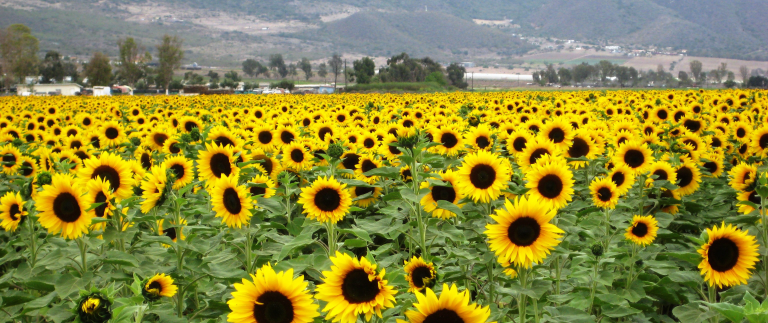
%> input picture MATLAB/images/sunflowers.png, 768 x 323 px
$ octave ImageDiffusion_CompareMeshLBO_e_t.m   (GNU Octave 9; MATLAB toolbox functions it lacks are replaced by stand-ins)
%> lines starting %> are read from the running program, lines starting %| are printed output that depends on the picture
### MATLAB/src/findFaceArea.m
% Andrew Rhodes
% ASEL 2017
% Find the area of the faces
%
% input[vertices]: size[mx3]
% input[faces]: size[nx3]
%
% output[FaceArea]: The area of the faces. Same size as input[faces].
%                   size[nx1]


function FaceArea = findFaceArea(vertices, faces)


% Ensure that vertices and faces are row major
[m,n] = size(vertices);
if m < n
    vertices = vertices';
end

[m,n] = size(faces);
if m < n
    faces = faces';
end


V1 = vertices(faces(:,1),:);
V2 = vertices(faces(:,2),:);
V3 = vertices(faces(:,3),:);

FaceArea = sqrt( sum(bsxfun(@cross, (V2-V1), (V3-V1)).^2, 2)) / 2;


end

### MATLAB/src/findMeshResolution.m
% Andrew Rhodes
% ASEL
% November 2015
% -----
% input[PointCloudIn]:
% input[Type]: string 'Scene' or 'Model'
% output[PointCloudIn]: With new field .Resolution

function PointCloudIn = findMeshResolution(PointCloudIn, Type)

if strcmp(Type, 'Model')
    Fields = fieldnames(PointCloudIn);

    if ~strcmp(Fields, 'Location')
        error('PointCloudIn must have a data field ''Location''')
    elseif ~strcmp(Fields, 'Face')
        error('PointCloudIn must have a data field ''Face''')
    end

    A(:,:,1) = PointCloudIn.Location(PointCloudIn.Face(:,1),:);

    for i = 1 : 3
        j = mod(i,3) + 1;
        A(:,:,i+1) = PointCloudIn.Location(PointCloudIn.Face(:,j),:);
    end

    EdgeLengths = reshape(squeeze(sqrt(sum(diff(A,1,3).^2,2))),[],1);

    % As defined by A.J. Spin Images
    PointCloudIn.Resolution = median(EdgeLengths);
elseif strcmp(Type, 'Scene')

    % Use interquantile range to detect outliers. Thanks for the idea A.J.
    EdgeLengths = sqrt(sum(diff(PointCloudIn.Location,1).^2,2));
    Qs = quantile(EdgeLengths, [0.25 0.5 0.75]); % Find quantiles
    % Find the median of edge lenghts that are not above the
    % 75% quantile + 3*(interquantile range)
    PointCloudIn.Resolution = median(EdgeLengths(EdgeLengths<= (Qs(3)+3*(Qs(3)-Qs(1))) ));
end
end

### MATLAB/src/findAdjacentNeighbors.m
% Andrew Rhodes
% ASEL 2017
% find the adjacent neighbors for each point
%
% input[PointCloudIn]: structure with parameters 'Location',
%                   'LocationCount', 'Face', 'FaceCount', 'Resolution'
%
% input[[Type]; string, 'connectivity', 'distance'
%
% output[Neighbors]: cell size[nx1]


function [Neighbors, NeighborFaces, PointCloudIn] = findAdjacentNeighbors(PointCloudIn)

if ~isfield(PointCloudIn, 'Location')
    erorr('PointCloudIn must contain field ''Location''')
end

if ~isfield(PointCloudIn, 'Face')
    erorr('PointCloudIn must contain field ''Face''')
end

if ~isfield(PointCloudIn, 'LocationCount')
    warning('Adding field ''LocationCount'' to PointCloudIn')
    PointCloudIn.LocationCount = length(PointCloudIn.Location);
end

if ~isfield(PointCloudIn, 'FaceCount')
    warning('Adding field ''FaceCount'' to PointCloudIn')
    PointCloudIn.FaceCount = length(PointCloudIn.Face);
end


Neighbors.Connect = cell(PointCloudIn.LocationCount,1);
NeighborFaces.Connect = cell(PointCloudIn.LocationCount,1);


for i = 1 : PointCloudIn.FaceCount
    Neighbors.Connect{PointCloudIn.Face(i,1)} = [Neighbors.Connect{PointCloudIn.Face(i,1)} [PointCloudIn.Face(i,2) PointCloudIn.Face(i,3)]];
    Neighbors.Connect{PointCloudIn.Face(i,2)} = [Neighbors.Connect{PointCloudIn.Face(i,2)} [PointCloudIn.Face(i,3) PointCloudIn.Face(i,1)]];
    Neighbors.Connect{PointCloudIn.Face(i,3)} = [Neighbors.Connect{PointCloudIn.Face(i,3)} [PointCloudIn.Face(i,1) PointCloudIn.Face(i,2)]];

    NeighborFaces.Connect{PointCloudIn.Face(i,1)} = [NeighborFaces.Connect{PointCloudIn.Face(i,1)}, i];
    NeighborFaces.Connect{PointCloudIn.Face(i,2)} = [NeighborFaces.Connect{PointCloudIn.Face(i,2)}, i];
    NeighborFaces.Connect{PointCloudIn.Face(i,3)} = [NeighborFaces.Connect{PointCloudIn.Face(i,3)}, i];

end


Neighbors.Connect = cellfun(@unique, Neighbors.Connect, 'UniformOutput', 0);
NeighborFaces.Connect = cellfun(@unique, NeighborFaces.Connect, 'UniformOutput', 0);


% Calculate local resolution of point cloud. And pass back out
PointCloudIn = findLocalResolution(PointCloudIn, Neighbors.Connect);


KDTree = KDTreeSearcher(PointCloudIn.Location, 'Distance', 'euclidean');

NeighborFaces.Distance = cell(PointCloudIn.LocationCount,1);
Neighbors.Distance = cell(PointCloudIn.LocationCount,1);

%%%%%%%%%%%%%%%%%%%%%%%%%%%%%%%%%%%%%%%%%%%%%%%%%%%%%%%%%%%%%%%%%%%%%%%%%%%
% Distance based neighbor search in loop format
%%%%%%%%%%%%%%%%%%%%%%%%%%%%%%%%%%%%%%%%%%%%%%%%%%%%%%%%%%%%%%%%%%%%%%%%%%%

% for i = 1 : PointCloudIn.LocationCount
%
%     [Neigh, ~] = rangesearch(KDTree, PointCloudIn.Location(i,:), sqrt(3)*PointCloudIn.ResolutionLocal(i,1));
%
%     Neigh{1}(1) = [];
%
%     Neighbors.Distance{i} = [Neigh{1}];
%
%     [~, IndexA, ~] = intersect(PointCloudIn.Face,[Neigh{1}]);
%
%     NeighborFaces.Distance{i} = IndexA;
%
% end

%%%%%%%%%%%%%%%%%%%%%%%%%%%%%%%%%%%%%%%%%%%%%%%%%%%%%%%%%%%%%%%%%%%%%%%%%%%
% Distance based neighbor search in vectorized format
%%%%%%%%%%%%%%%%%%%%%%%%%%%%%%%%%%%%%%%%%%%%%%%%%%%%%%%%%%%%%%%%%%%%%%%%%%%


searcher = @(Tree, Point, Radius) rangesearch(KDTree, Point, Radius);
remover = @(neighbor) (neighbor(2:end));

Neig = cellfun(searcher, repmat({KDTree}, PointCloudIn.LocationCount, 1),...
        mat2cell(PointCloudIn.Location, ones(PointCloudIn.LocationCount,1), 3),...
        num2cell(sqrt(3)*PointCloudIn.ResolutionLocal)); % sqrt(3) because in R^3.

Neighbors.Distance = cellfun(remover, Neig, 'Uni', 0);


%%%%%%%%%%%%%%%%%%%%%%%%%%%%%%%%%%%%%%%%%%%%%%%%%%%%%%%%%%%%%%%%%%%%%%%%%%%
% Find Neighbor Faces based on Distance
% Takes a long time


% [~, NeighborFaces.Distance, ~] = cellfun(@intersect,...
%     repmat(mat2cell(PointCloudIn.Face, PointCloudIn.FaceCount, 3), PointCloudIn.LocationCount,1),...
%     Neighbors.Distance, 'Uni', 0);


end

### MATLAB/src/findLocalResolution.m


function PointCloud = findLocalResolution(PointCloud, Neighbors)


PointCloud.ResolutionLocal = zeros(PointCloud.LocationCount,1);


for i = 1 : PointCloud.LocationCount

    demean = bsxfun(@minus, PointCloud.Location(Neighbors{i,1},:), PointCloud.Location(i,:));

    PointCloud.ResolutionLocal(i,1) = sum(sqrt(sum(demean.^2,2)),1) / size(demean,1);

end


end

### MATLAB/main/ImageDiffusion_CompareMeshLBO_e_t.m
% Andrew Rhodes
% ASEL
% Jan. 2019

% Perform scale space on an 2D image of an camera man and find key points.
% Sample the image onto a 3D explicit surface.
% Perform implicit surface diffusion, find key points, and compare.


close all
clear
clc

%%%%%%%%%%%%%%%%%%%%%%%%%%%%%%%%%%%%%%%%%%%%%%%%%%%%%%%%%%%%%%%%%%%%%%%%%%%
% Additional Paths
%%%%%%%%%%%%%%%%%%%%%%%%%%%%%%%%%%%%%%%%%%%%%%%%%%%%%%%%%%%%%%%%%%%%%%%%%%%

global ProjectRoot

%%%%%%%%%%%%%%%%%%%%%%%%%%%%%%%%%%%%%%%%%%%%%%%%%%%%%%%%%%%%%%%%%%%%%%%%%%%
% User Defined Criteria
%%%%%%%%%%%%%%%%%%%%%%%%%%%%%%%%%%%%%%%%%%%%%%%%%%%%%%%%%%%%%%%%%%%%%%%%%%%

% Overall settings
NumSteps = 500;
FileLocation = strcat(ProjectRoot,'/models/image/');
ImageChoice = 'sunflowers' % 'comet67p' %
% FileName = 'Comet67PPlaneImage.off';


% Settings: 2D image diffusion
gausswindow = 5;
sigma2D = 0.75;
DoGNormalize2D = 'DoG';


% Settings: 3D surface diffusion
DoGNormalize3D = 'NLoG';
CompareMethod = '<>'; % '<', '>', '<>'
KeypointMethod = 'Old'; % 'Old', 'New'
alpha = 1;
BDF = 1;

t_scale = 1/sqrt(2);
t_range1 = 1/2;
t_range2 = 2;


% Settings: 3D mesh LBO
options.rho = 4;
options.dtype = 'euclidean'; % 'euclidean', 'geodesic' %
options.htype = 'ddr'; % 'psp', 'ddr'


%%%%%%%%%%%%%%%%%%%%%%%%%%%%%%%%%%%%%%%%%%%%%%%%%%%%%%%%%%%%%%%%%%%%%%%%%%%
% Image Selection
%%%%%%%%%%%%%%%%%%%%%%%%%%%%%%%%%%%%%%%%%%%%%%%%%%%%%%%%%%%%%%%%%%%%%%%%%%%

if strcmpi(ImageChoice, 'sunflowers')

    ImageName = 'sunflowers.png';
    Image = double(rgb2gray(imread(ImageName)));
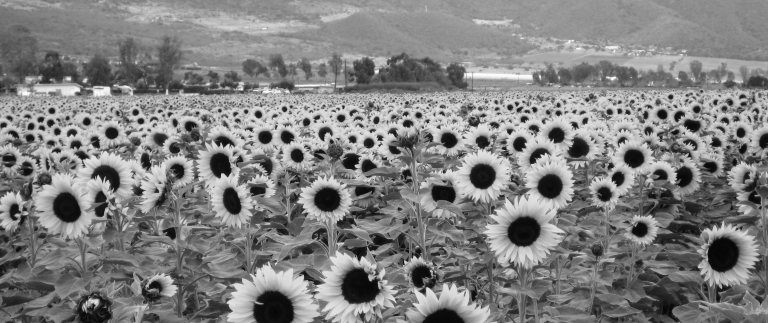
%> Image: size 323x768 double; min 5, max 254, mean 128.4
    Image = Image(:,200:500);
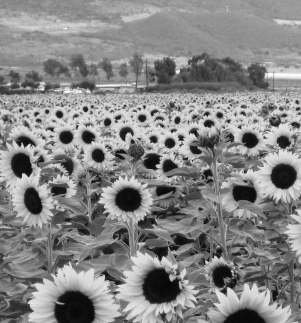
%> Image: size 323x301 double; min 7, max 253, mean 133.5
    Image = imresize(Image,0.75);
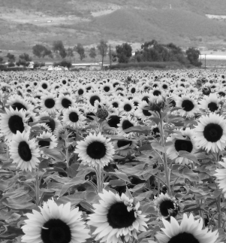
%> Image: size 243x226 double; min 7.29, max 252.8, mean 133.5
    Image = Image./255;

elseif strcmpi(ImageChoice, 'comet67p')

    ImageName = 'Comet67P813x1128.png';
    Image = double(imread(strcat(FileLocation,ImageName)));
    Image = imresize(Image,0.25);
    Image = Image./255;

end


% figure
% imshow(Image)


ImageSize = size(Image);
%> ImageSize = [243 226]
NumVertex = numel(Image);
%> NumVertex = 54918
NumPixels = numel(Image);
%> NumPixels = 54918


%%%%%%%%%%%%%%%%%%%%%%%%%%%%%%%%%%%%%%%%%%%%%%%%%%%%%%%%%%%%%%%%%%%%%%%%%%%
% File Names
%%%%%%%%%%%%%%%%%%%%%%%%%%%%%%%%%%%%%%%%%%%%%%%%%%%%%%%%%%%%%%%%%%%%%%%%%%%


ImageFileName = strcat(ImageChoice ,'_e1_', num2str(NumPixels));
%> ImageFileName = 'sunflowers_e1_54918'
ImageFileName3 = strcat(ImageChoice ,'_e3_', num2str(NumPixels));
%> ImageFileName3 = 'sunflowers_e3_54918'
ImageFileNameOff = strcat(FileLocation, ImageFileName, '.off');
%> ImageFileNameOff = '/models/image/sunflowers_e1_54918.off'
ImageFileNameOff3 = strcat(FileLocation, ImageFileName3, '.off');
%> ImageFileNameOff3 = '/models/image/sunflowers_e3_54918.off'


%% Scale space on 3D surface


NumPointSurf = length(1:NumVertex);
%> NumPointSurf = 54918
MiddleSurfPoint = round(NumPointSurf/2);
%> MiddleSurfPoint = 27459

[xSurf3D, ySurf3D, zSurf3D] = meshgrid(1:ImageSize(2),1:ImageSize(1),0);

PointCloud.Location = [xSurf3D(:), ySurf3D(:), zSurf3D(:)];
PointCloud.LocationCount = length(PointCloud.Location);
%> PointCloud.LocationCount = 54918
PointCloud.Face = delaunay(ySurf3D(:), xSurf3D(:));
PointCloud.FaceCount = length(PointCloud.Face);
%> PointCloud.FaceCount = 108900
PointCloud.FaceArea = findFaceArea(PointCloud.Location, PointCloud.Face);
PointCloud.Signal = reshape(Image, [], 1);
PointCloud = findMeshResolution(PointCloud, 'Model');
%> in findMeshResolution, `Fields = fieldnames(PointCloudIn);`: Fields = {'Location', 'LocationCount', 'Face', 'FaceCount', 'FaceArea', 'Signal'}
%> in findMeshResolution, `PointCloudIn.Resolution = median(EdgeLengths);`: PointCloudIn.Resolution = 1
%> PointCloud = {LocationCount 54918, FaceCount 108900, Resolution 1}


FileNameNeighbors = strcat(ImageFileName,'_Neighbors.mat');
%> FileNameNeighbors = 'sunflowers_e1_54918_Neighbors.mat'
if ~exist( strcat( FileLocation, FileNameNeighbors), 'file')
    [Neighbors, ~, PointCloud] = findAdjacentNeighbors(PointCloud);
%> in findAdjacentNeighbors, `Neighbors.Connect = cell(PointCloudIn.LocationCount,1);`: Neighbors.Connect = 54918 items
%> the loop in findLocalResolution, `for i = 1 : PointCloud.LocationCount` made 54918 passes
%> demean on passes 1, 2, 4: [0 1 0; 1 0 0], [0 -1 0; 0 1 0; 1 -1 0; 1 0 0], [0 -1 0; 0 1 0; 1 0 0; 1 1 0]
%> in findAdjacentNeighbors, `PointCloudIn = findLocalResolution(PointCloudIn, Neighbors.Connect);`: PointCloudIn has the same summary as PointCloud outside findAdjacentNeighbors
%> the run ends on the next line
